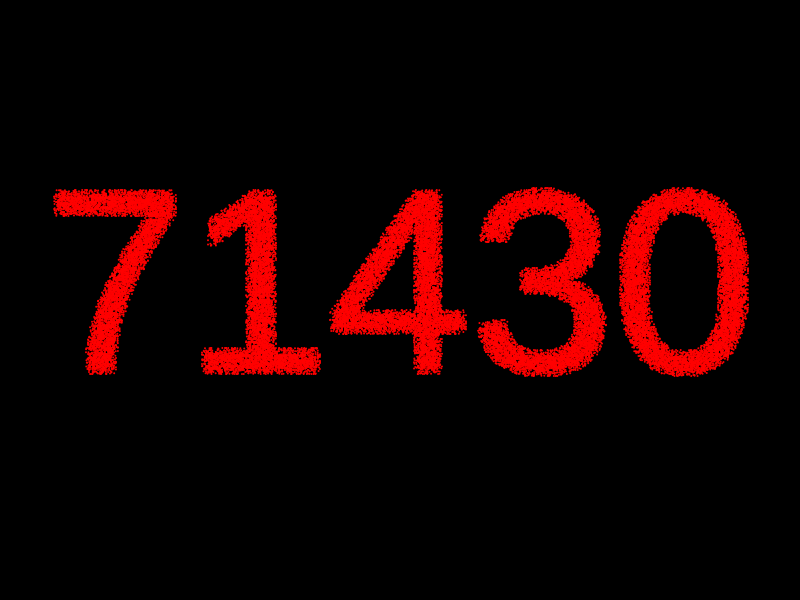
Frame 1 (no input)
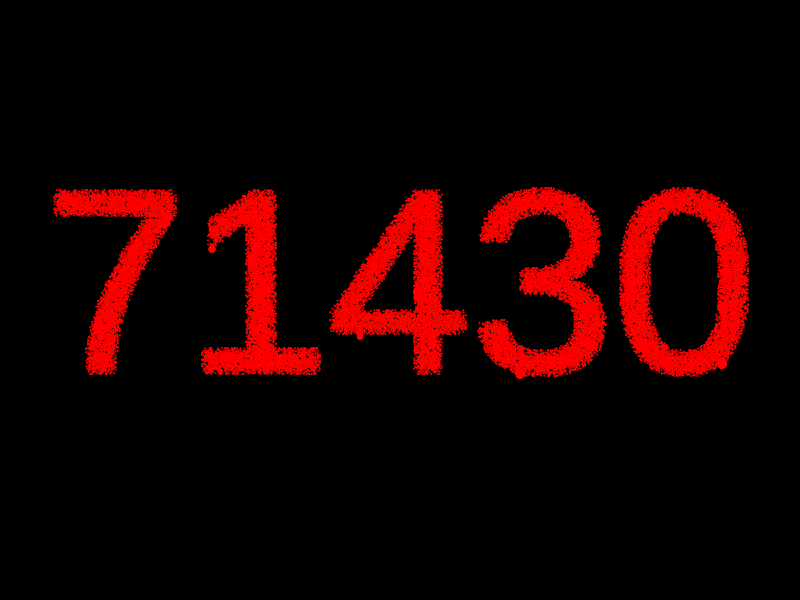
Frame 60 (no input)
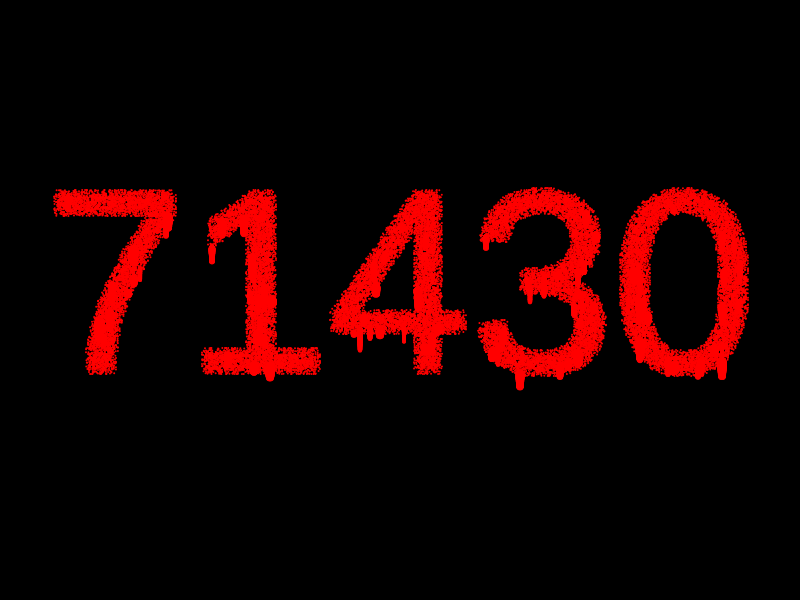
Frame 120 (the mouse pressed at the canvas centre since frame 60)

The p5.js sketch that drew these frames (run headless with seeded random() and noise() and a simulated clock; from frame 60 on, the mouse is pressed at the canvas centre):

// p5.js sketch
// ── sketch.js
let numbers;
let particles = [];
let spots = [];

function setup() {
  createCanvas(800, 600);
  numbers = createGraphics(800, 600);
  numbers.clear();
  numbers.textAlign(CENTER, CENTER);
  numbers.fill(255);
  numbers.textSize(256);

  let num = floor(random(100000));
  numbers.text(nf(num, 5), width / 2, height / 2);
  numbers.loadPixels();
  let step = 2;
  for (let x = 0; x < width; x += step) {
    for (let y = 0; y < height; y += step) {
      let index = (x + y * width) * 4;
      let r = numbers.pixels[index];
      if (r > 0) {
        spots.push(createVector(x, y));
      }
    }
  }
  background(0);

  for (let i = 0; i < spots.length * 4; i++) {
    let spot = spots[i % spots.length];
    let offset = p5.Vector.random2D();
    offset.mult(4);
    stroke(255, 0, 0);
    strokeWeight(2);
    point(spot.x + offset.x, spot.y + offset.y);
  }
}

function draw() {
  //background(0, 10);
  //tint(255, 0, 0);
  //image(numbers,0,0);

  if (frameCount < 100) {
    for (let i = 0; i < 1; i++) {
      let spot = random(spots);
      particles.push(new Particle(spot.x, spot.y));
    }
  }

  for (let particle of particles) {
    particle.show();
    particle.update();
  }

  particles = particles.filter((p) => !p.isDead());
}

// ── particle.js
// The Nature of Code
// Daniel Shiffman
// http://natureofcode.com
class Particle {

  constructor(x,y) {
    this.acceleration = createVector(0, 0.05);
    this.velocity = createVector(0,0);
    this.position = createVector(x,y);
    this.lifespan = 1;
    this.dir = 10;
    this.rMax = random(2,5);
    this.r = 0;

  }

  // Method to update position
  update() {
    this.velocity.add(this.acceleration);
    this.position.add(this.velocity);
    this.r = map(this.lifespan,0,255,1,this.rMax);
    
    this.lifespan += this.dir;
    if (this.lifespan >= 255) {
      this.dir = -1;
      this.lifespan = 255;
    }
    
    
    
    this.velocity.mult(random(0.5,1));
  }

  // Method to display
  show() {
    noStroke();
    fill(255, 0, 0, this.lifespan);
    ellipse(this.position.x, this.position.y, this.r*2);
  }

  // Is the particle still useful?
  isDead() {
    if (this.lifespan < 0.0) {
      return true;
    } else {
      return false;
    }
  }
}
